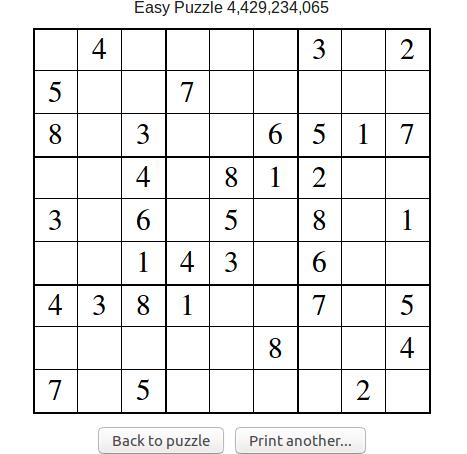
#> input picture image.jpg, 467 x 454 px
$ python final.py image.jpg   (Python 2 division)   (older library calls are emulated)
#> lines starting #> are read from the running program, lines starting #| are printed output that depends on the picture; after the words box and inside, x2 and y2 are one past the last pixel; in counts of white or black regions, pixels touching at a corner belong together
import cv2
import numpy as np
import math
import sys
import random

#Jhonathan Viudes 8532001

originalImg = cv2.imread(str(sys.argv[1]), cv2.IMREAD_GRAYSCALE)  #read image grayscale
#> originalImg: shape (454, 467); min 0, max 255, mean 236.6
outerBox =  np.empty(originalImg.shape)
width, height = originalImg.shape
#> width = 454; height = 467

processedImg = cv2.GaussianBlur(originalImg,(11,11),0)
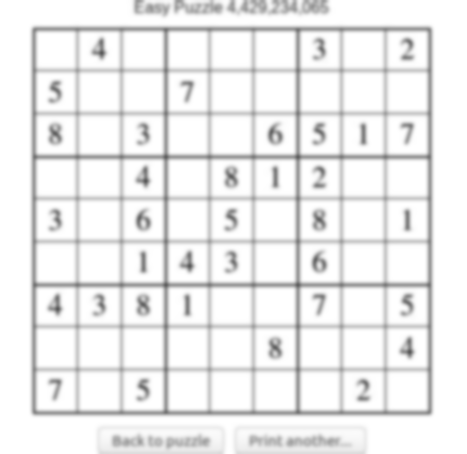
#> processedImg: shape (454, 467); min 91, max 255, mean 236.6
print originalImg.shape
#| (454, 467)

processedImg = cv2.adaptiveThreshold(processedImg, 255, cv2.ADAPTIVE_THRESH_MEAN_C, cv2.THRESH_BINARY,5,2)
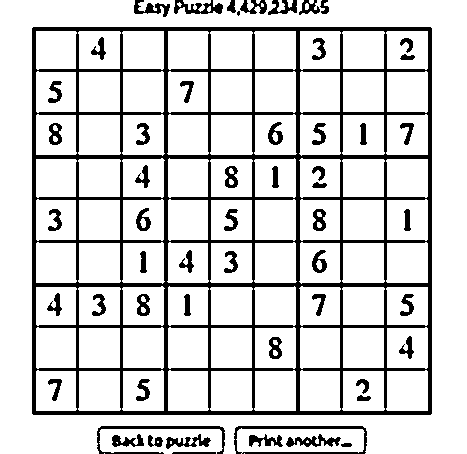
#> processedImg: shape (454, 467); 83.6% white; 56 black regions (1 under 20 px), largest, box (x1, y1, x2, y2) and area: (32, 27, 432, 415) 25316, (234, 426, 367, 454) 756, (97, 426, 225, 454) 626
processedImg = cv2.bitwise_not(processedImg)

kernel = np.matrix([[0,1,0],[1,1,1],[0,1,0]],np.uint8)
processedImg = cv2.dilate(processedImg, kernel, iterations=1)
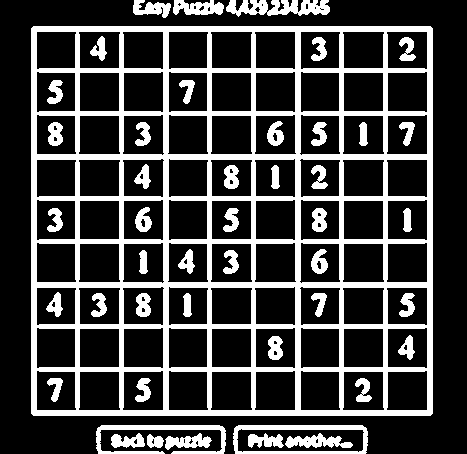
#> processedImg: shape (454, 467); 25.4% white; 46 white regions, largest, box (x1, y1, x2, y2) and area: (31, 26, 433, 416) 39524, (233, 425, 368, 454) 1232, (96, 425, 226, 454) 1167

count = 0
maxA = -1
maxPt = (0,0)

for y in range(height):
    for x in range(width):
        if processedImg[x][y] >= 128:
            area =  cv2.floodFill(processedImg,None,(y,x), cv2.cv.RGB(0,0,64))
#> (the run stopped early here; a loop or call above may not have finished)
